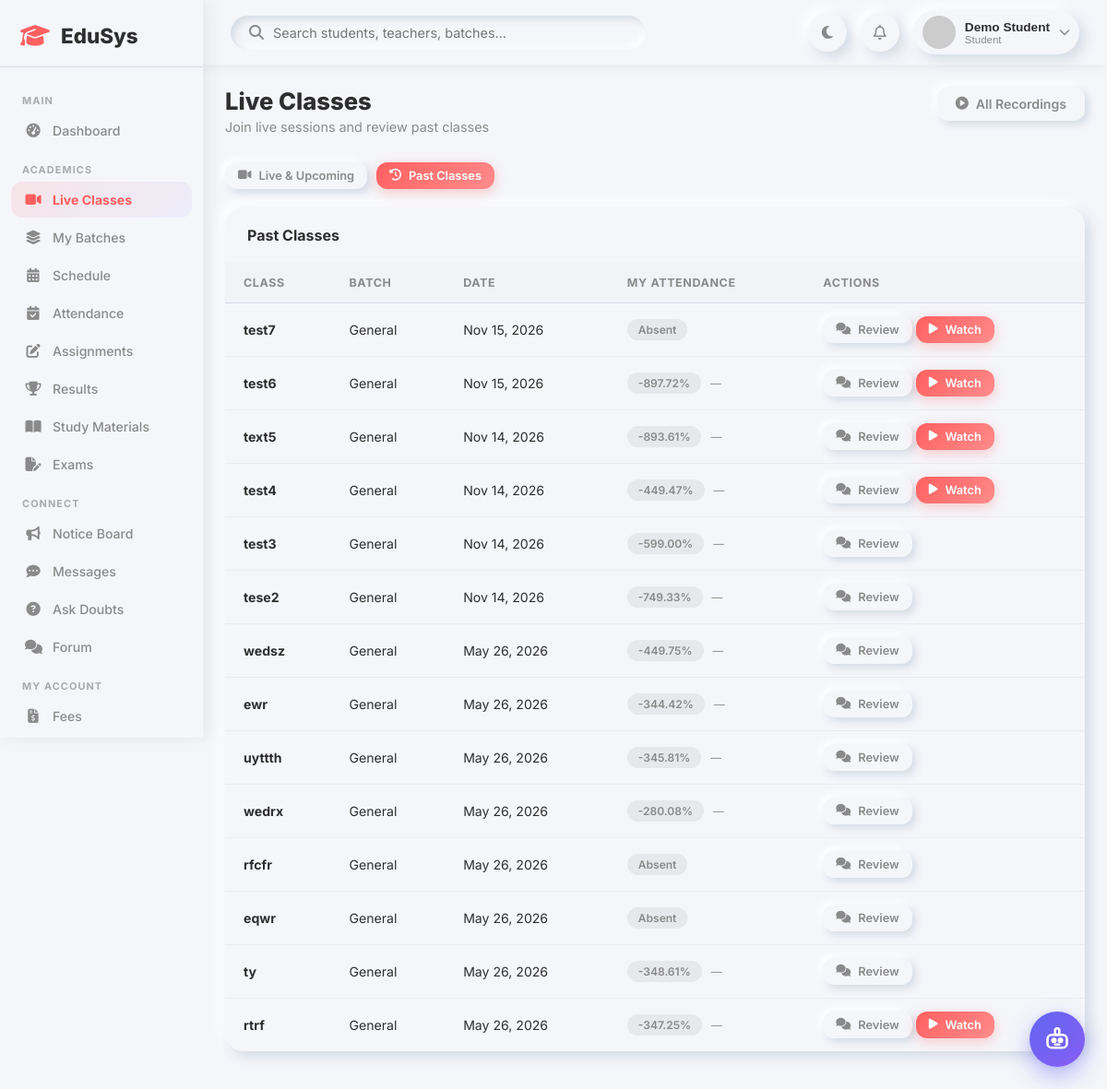
Page /student/live-class.php?tab=past (signed in) on the committed database.
### tables this page shows
CREATE TABLE `live_classes` (
  `id` int(11) NOT NULL,
  `title` varchar(200) DEFAULT NULL,
  `batch_id` int(11) DEFAULT NULL,
  `teacher_id` int(11) DEFAULT NULL,
  `room_id` varchar(100) DEFAULT NULL,
  `scheduled_at` datetime DEFAULT NULL,
  `duration_minutes` int(11) DEFAULT 60,
  `status` enum('scheduled','live','ended') DEFAULT 'scheduled',
  `recording_url` varchar(255) DEFAULT NULL,
  `created_at` timestamp NOT NULL DEFAULT current_timestamp(),
  `end_time` datetime DEFAULT NULL,
  `start_time` datetime DEFAULT NULL
);

### student/live-class.php (the view, shortened to what this page needs)
<?php
require_once '../includes/header.php';
$uid = $_SESSION['user_id'];
$sid = $conn->query("SELECT id FROM students WHERE user_id=$uid")->fetch_assoc()['id'] ?? 0;
$tab = $_GET['tab'] ?? 'upcoming';
$batch_ids_res = $conn->query("SELECT batch_id FROM batch_students WHERE student_id=$sid");
$batch_ids = [];
while ($b = $batch_ids_res->fetch_assoc()) $batch_ids[] = $b['batch_id'];
$batch_in  = $batch_ids ? implode(',', $batch_ids) : '0';
$active_classes = $conn->query("
    SELECT lc.*, b.name as batch_name, u.name as teacher_name,
           la.join_time, la.leave_time, la.percentage as my_pct
    FROM live_classes lc
    LEFT JOIN batches b ON lc.batch_id=b.id
    LEFT JOIN teachers t ON lc.teacher_id=t.id
    LEFT JOIN users u ON t.user_id=u.id
    LEFT JOIN live_attendance la ON la.class_id=lc.id AND la.student_id=$sid
    WHERE (lc.batch_id IN ($batch_in) OR lc.batch_id = 0 OR lc.batch_id IS NULL)
      AND lc.status IN ('scheduled','live')
    ORDER BY lc.scheduled_at ASC
");
$past_classes = $conn->query("
    SELECT lc.*, b.name as batch_name, u.name as teacher_name,
           la.join_time, la.leave_time, la.duration, la.percentage as my_pct,
           (SELECT COUNT(*) FROM recordings WHERE class_id=lc.id) as has_rec
    FROM live_classes lc
    LEFT JOIN batches b ON lc.batch_id=b.id
    LEFT JOIN teachers t ON lc.teacher_id=t.id
    LEFT JOIN users u ON t.user_id=u.id
    LEFT JOIN live_attendance la ON la.class_id=lc.id AND la.student_id=$sid
    WHERE (lc.batch_id IN ($batch_in) OR lc.batch_id = 0 OR lc.batch_id IS NULL)
      AND lc.status='ended'
    ORDER BY lc.end_time DESC
    LIMIT 20
");
?>
<div class="page-header">
    <div><h1>Live Classes</h1><p>Join live sessions and review past classes</p></div>
    <div class="page-actions">
        <a href="<?= BASE_URL ?>recorded_classes.php" class="btn btn-outline">
            <i class="fa-solid fa-circle-play"></i> All Recordings
        </a>
    </div>
</div>
<div style="display:flex;gap:10px;margin-bottom:20px;">
    <a href="?tab=upcoming" class="btn <?= $tab==='upcoming' ? 'btn-primary' : 'btn-outline' ?> btn-sm">
        <i class="fa-solid fa-video"></i> Live &amp; Upcoming
    </a>
    <a href="?tab=past" class="btn <?= $tab==='past' ? 'btn-primary' : 'btn-outline' ?> btn-sm">
        <i class="fa-solid fa-clock-rotate-left"></i> Past Classes
    </a>
</div>
<?php if ($tab === 'upcoming'): ?>
<?php if ($active_classes->num_rows === 0): ?>
<div class="table-card" style="text-align:center;padding:50px;">
    <i class="fa-solid fa-video" style="font-size:3rem;color:var(--text-secondary);margin-bottom:16px;"></i>
    <h3 style="color:var(--text-secondary);">No live or upcoming classes</h3>
    <p style="color:var(--text-secondary);font-size:0.85rem;margin-top:8px;">Your teacher will schedule classes here. Stay tuned!</p>
</div>
<?php else: ?>
<div style="display:grid;grid-template-columns:repeat(auto-fill,minmax(300px,1fr));gap:18px;">
    <?php while ($lc = $active_classes->fetch_assoc()):
        $is_live = $lc['status'] === 'live';
        $sched   = $lc['scheduled_at'] ? date('M d, Y h:i A', strtotime($lc['scheduled_at'])) : 'TBD';
    ?>
    <div style="background:var(--background);border-radius:18px;box-shadow:var(--neu-md);padding:22px;display:flex;flex-direction:column;border-top:4px solid <?= $is_live ? 'var(--primary)' : 'var(--secondary)' ?>;">
        <div style="display:flex;justify-content:space-between;align-items:flex-start;margin-bottom:12px;">
            <div style="width:44px;height:44px;border-radius:14px;background:<?= $is_live ? 'rgba(255,95,95,.1)' : 'rgba(108,99,255,.1)' ?>;display:flex;align-items:center;justify-content:center;color:<?= $is_live ? 'var(--primary)' : 'var(--secondary)' ?>;font-size:1.2rem;">
                <i class="fa-solid fa-video"></i>
            </div>
            <?php if ($is_live): ?>
            <span class="badge-pill badge-danger" style="animation:none;">🔴 LIVE NOW</span>
            <?php else: ?>
            <span class="badge-pill badge-info">Scheduled</span>
            <?php endif; ?>
        </div>
        <h4 style="margin:0 0 6px;"><?= htmlspecialchars($lc['title']) ?></h4>
        <p style="font-size:0.8rem;color:var(--text-secondary);margin:0 0 4px;"><i class="fa-solid fa-layer-group" style="width:14px;"></i> <?= htmlspecialchars($lc['batch_name'] ?? 'General') ?></p>
        <p style="font-size:0.8rem;color:var(--text-secondary);margin:0 0 4px;"><i class="fa-solid fa-chalkboard-user" style="width:14px;"></i> <?= htmlspecialchars($lc['teacher_name'] ?? 'Teacher') ?></p>
        <p style="font-size:0.8rem;color:var(--text-secondary);margin:0 0 16px;"><i class="fa-solid fa-clock" style="width:14px;"></i> <?= $sched ?> (<?= $lc['duration_minutes'] ?> min)</p>
        <?php if ($is_live): ?>
        <a href="<?= BASE_URL ?>live_class_room.php?class_id=<?= $lc['id'] ?>"
           class="btn btn-primary" style="width:100%;text-align:center;font-weight:700;">
            <i class="fa-solid fa-play"></i> Join Live Class
        </a>
        <?php else: ?>
        <button class="btn btn-outline" style="width:100%;cursor:default;" disabled>
            <i class="fa-solid fa-calendar-alt"></i> Starts <?= $sched ?>
        </button>
        <?php endif; ?>
    </div>
    <?php endwhile; ?>
</div>
<?php endif; ?>
<?php else:  ?>
<div class="table-card">
    <div class="table-header"><h3>Past Classes</h3></div>
    <div class="table-responsive">
        <table>
            <thead><tr><th>Class</th><th>Batch</th><th>Date</th><th>My Attendance</th><th>Actions</th></tr></thead>
            <tbody>
            <?php if ($past_classes->num_rows === 0): ?>
            <tr><td colspan="5" style="text-align:center;padding:30px;color:var(--text-secondary);">No past classes yet.</td></tr>
            <?php else: while ($lc = $past_classes->fetch_assoc()):
                $pct = $lc['my_pct'];
                $dur_min = $lc['duration'] > 0 ? round($lc['duration']/60) . ' min' : '—';
                $pct_class = $pct >= 75 ? 'badge-success' : ($pct >= 50 ? 'badge-warning' : ($pct > 0 ? 'badge-danger' : 'badge-gray'));
            ?>
            <tr>
                <td><strong><?= htmlspecialchars($lc['title']) ?></strong></td>
                <td><?= htmlspecialchars($lc['batch_name'] ?? 'General') ?></td>
                <td><?= $lc['scheduled_at'] ? date('M d, Y', strtotime($lc['scheduled_at'])) : '—' ?></td>
                <td>
                    <?php if ($lc['join_time']): ?>
                    <span class="badge-pill <?= $pct_class ?>"><?= $pct ?>%</span>
                    <small style="color:var(--text-secondary);margin-left:6px;"><?= $dur_min ?></small>
                    <?php else: ?>
                    <span class="badge-pill badge-gray">Absent</span>
                    <?php endif; ?>
                </td>
                <td style="white-space:nowrap;">
                    <a href="<?= BASE_URL ?>live_class_room.php?class_id=<?= $lc['id'] ?>&review=1"
                       class="btn btn-outline btn-sm" title="Chat & Doubts">
                        <i class="fa-solid fa-comments"></i> Review
                    </a>
                    <?php if ($lc['has_rec']): ?>
                    <a href="<?= BASE_URL ?>recorded_classes.php?class_id=<?= $lc['id'] ?>"
                       class="btn btn-primary btn-sm" title="Watch Recording">
                        <i class="fa-solid fa-play"></i> Watch
                    </a>
                    <?php endif; ?>
                </td>
            </tr>
            <?php endwhile; endif; ?>
            </tbody>
        </table>
    </div>
</div>
<?php endif; ?>
<?php require_once '../includes/footer.php'; ?>

### css/dashboard.css (style rules this page uses)
:root { --primary: #FF5F5F; --secondary: #6C63FF; --background: #F5F6FA; --text-primary: #2E2E2E; --text-secondary: #8A8A8A; --shadow-light: #ffffff; --shadow-dark: #d5dbe5; --neu: 6px 6px 14px var(--shadow-dark), -6px -6px 14px var(--shadow-light); --neu-sm: 4px 4px 8px var(--shadow-dark), -4px -4px 8px var(--shadow-light); --neu-in: inset 4px 4px 8px var(--shadow-dark), inset -4px -4px 8px var(--shadow-light); --success: #4CAF50; --danger: #FF5252; --warning: #FF9800; --info: #2196F3; --sidebar-width: 260px; }
* { margin: 0; padding: 0; box-sizing: border-box; }
body { font-family: 'Inter', sans-serif; background: var(--background); color: var(--text-primary); transition: background 0.3s, color 0.3s; }
.page-header { display: flex; justify-content: space-between; align-items: flex-start; margin-bottom: 30px; flex-wrap: wrap; gap: 15px; }
.page-header h1 { font-size: 1.6rem; font-weight: 800; }
.page-header p { color: var(--text-secondary); font-size: 0.9rem; margin-top: 4px; }
.page-actions { display: flex; gap: 12px; flex-wrap: wrap; }
.table-card { background: var(--background); border-radius: 20px; box-shadow: var(--neu); overflow: hidden; margin-bottom: 25px; }
.table-header { display: flex; justify-content: space-between; align-items: center; padding: 20px 24px; flex-wrap: wrap; gap: 10px; }
.table-header h3 { font-size: 1rem; font-weight: 700; }
.table-responsive { overflow-x: auto; }
table { width: 100%; border-collapse: collapse; }
th, td { padding: 14px 20px; text-align: left; }
th { font-size: 0.78rem; text-transform: uppercase; letter-spacing: 0.05em; color: var(--text-secondary); font-weight: 700; border-bottom: 1px solid var(--shadow-dark); background: rgba(0,0,0,0.01); }
td { font-size: 0.88rem; border-bottom: 1px solid rgba(0,0,0,0.04); }
tr:last-child td { border-bottom: none; }
.badge-pill { display: inline-block; padding: 4px 12px; border-radius: 20px; font-size: 0.75rem; font-weight: 600; }
.badge-gray { background: rgba(0,0,0,0.06); color: var(--text-secondary); }
.btn { display: inline-flex; align-items: center; gap: 8px; padding: 10px 20px; border-radius: 12px; border: none; font-family: 'Inter', sans-serif; font-size: 0.88rem; font-weight: 600; cursor: pointer; transition: all 0.2s ease; text-decoration: none; }
.btn-primary { background: linear-gradient(135deg, var(--primary), #ff8c8c); color: white; box-shadow: 0 4px 14px rgba(255,95,95,0.3); }
.btn-outline { background: var(--background); box-shadow: var(--neu-sm); color: var(--text-secondary); }
.btn-sm { padding: 7px 14px; font-size: 0.8rem; }

### css/responsive.css (style rules this page uses)
@media (max-width: 1200px) { :root { --sidebar-width: 220px; } }

### includes/chatbot_widget.php (style rules this page uses)
:root { --edubot-primary: #6366f1; --edubot-primary-hover: #4f46e5; --edubot-secondary: #8b5cf6; --edubot-accent: #06b6d4; --edubot-bg: #ffffff; --edubot-surface: #f8fafc; --edubot-border: #e2e8f0; --edubot-text: #1e293b; --edubot-text-muted: #64748b; --edubot-bot-bubble: #f1f5f9; --edubot-bot-text: #1e293b; --edubot-user-bubble: linear-gradient(135deg, #6366f1, #8b5cf6); --edubot-shadow: 0 20px 45px -10px rgba(99, 102, 241, 0.25), 0 10px 20px -5px rgba(0, 0, 0, 0.08); }

### rows in the picture
live_classes: title "test7", batch_name "General", scheduled_at "Nov 15, 2026", shows "Absent"
live_classes: title "test6", batch_name "General", scheduled_at "Nov 15, 2026", pct "-897.72", dur_min "—"
live_classes: title "text5", batch_name "General", scheduled_at "Nov 14, 2026", pct "-893.61", dur_min "—"
live_classes: title "test4", batch_name "General", scheduled_at "Nov 14, 2026", pct "-449.47", dur_min "—"
live_classes: title "test3", batch_name "General", scheduled_at "Nov 14, 2026", pct "-599.00", dur_min "—"
live_classes: title "tese2", batch_name "General", scheduled_at "Nov 14, 2026", pct "-749.33", dur_min "—"
live_classes: title "wedsz", batch_name "General", scheduled_at "May 26, 2026", pct "-449.75", dur_min "—"
live_classes: title "ewr", batch_name "General", scheduled_at "May 26, 2026", pct "-344.42", dur_min "—"
live_classes: title "uyttth", batch_name "General", scheduled_at "May 26, 2026", pct "-345.81", dur_min "—"
live_classes: title "wedrx", batch_name "General", scheduled_at "May 26, 2026", pct "-280.08", dur_min "—"
live_classes: title "rfcfr", batch_name "General", scheduled_at "May 26, 2026", shows "Absent"
live_classes: title "eqwr", batch_name "General", scheduled_at "May 26, 2026", shows "Absent"
live_classes: title "ty", batch_name "General", scheduled_at "May 26, 2026", pct "-348.61", dur_min "—"
live_classes: title "rtrf", batch_name "General", scheduled_at "May 26, 2026", pct "-347.25", dur_min "—"

### other values in the picture
$name "Demo Student"
$role "Student"
